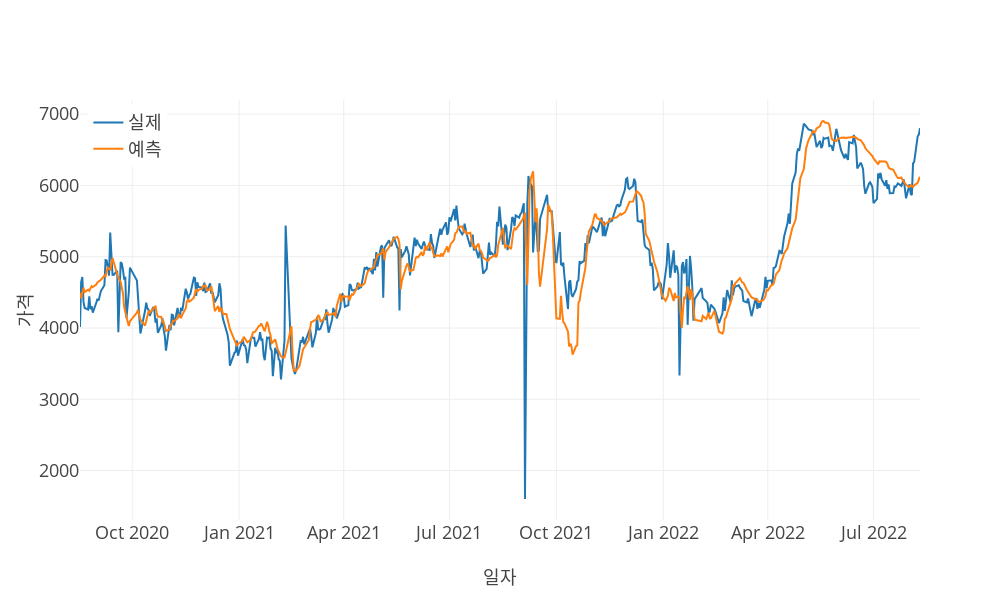

The notebook cell this image was saved under:
### Markdown cell above
# Transformer

### Code cell
print("\nTFT")
tft, val_dataloader = TFT(
    data,
    training_cutoff,
    _output,
    group,
    max_encoder_length,
    max_prediction_length,
    time_varying_unknown_categoricals,
    time_varying_known_categoricals,
    time_varying_known_reals,
    time_varying_unknown_reals,
    batch_size,
    pathForSavingModels(product, product_attribute, raw_file_name, 'TFT'),
)

actuals = torch.cat([y[0] for x, y in iter(val_dataloader)])
tft_predictions = tft.predict(val_dataloader)

model_eval(actuals, tft_predictions, predictions_x_axis, stdout=True, vis=True)

### Figure 1 — Plotly figure (JSON) as saved in the notebook; plotly's stock layout.template omitted (floating-point values rounded to 4 significant figures; data arrays with more than 128 entries replaced by an {"elided": "..."} marker saying what was removed)
{"data": [{"mode": "lines", "name": "실제", "type": "scatter", "x": {"elided": "510 str values"}, "y": {"elided": "510 float values"}}, {"mode": "lines", "name": "예측", "type": "scatter", "x": {"elided": "510 str values"}, "y": {"elided": "510 float values"}}], "layout": {"height": 600, "legend": {"x": 0.01, "xanchor": "left", "y": 0.99, "yanchor": "top"}, "width": 1000, "xaxis": {"title": {"text": "일자"}}, "yaxis": {"title": {"text": "가격"}}}}
